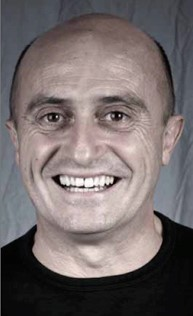
%> input picture DIP_ASSIGNMENT_4/happy.jpg, 193 x 316 px
$ octave ex4.m   (GNU Octave 9; MATLAB toolbox functions it lacks are replaced by stand-ins)
%> lines starting %> are read from the running program, lines starting %| are printed output that depends on the picture
close all;
impath_happy = "../happy.jpg";
impath_sad = "../sad.jpg";

% [9 lines of commented-out code are left out]

img_happy = im2double(imread(impath_happy));
img_sad = im2double(imread(impath_sad));
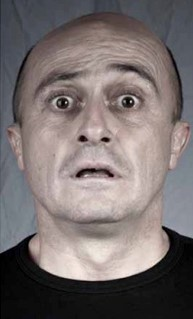
%> input picture DIP_ASSIGNMENT_4/sad.jpg, 193 x 319 px

sigma = 3;
img_happy = img_happy - imgaussfilt(img_happy, sigma);
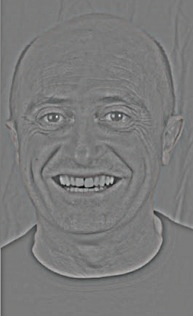
%> img_happy: size 316x193x3 double; mean R, G, B -0.000376, -0.000378, -0.000385; drawn with min black and max white

img_sad = imgaussfilt(img_sad, sigma);
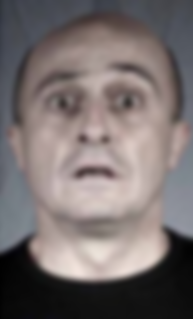
%> img_sad: size 319x193x3 double; mean R, G, B 0.469, 0.435, 0.433; mean of the top-left, top-right, bottom-left and bottom-right quarters 0.429, 0.479, 0.423, 0.451
img_sad = imresize(img_sad, [size(img_happy, 1), size(img_happy, 2)]);
%> img_sad: size 316x193x3 double

res = img_happy + img_sad;
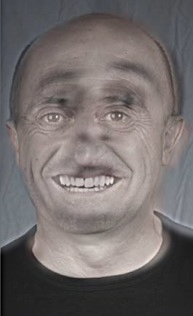
%> res: size 316x193x3 double; mean R, G, B 0.469, 0.435, 0.433; mean of the top-left, top-right, bottom-left and bottom-right quarters 0.43, 0.479, 0.421, 0.45; drawn with min black and max white


imshow(res);
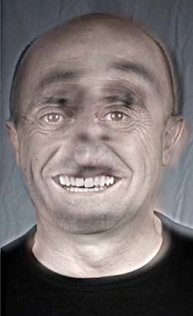
%> displayed picture: size 316x193x3, on the screen's scale of 0 to 255; mean R, G, B 119.5, 110.9, 110.4
